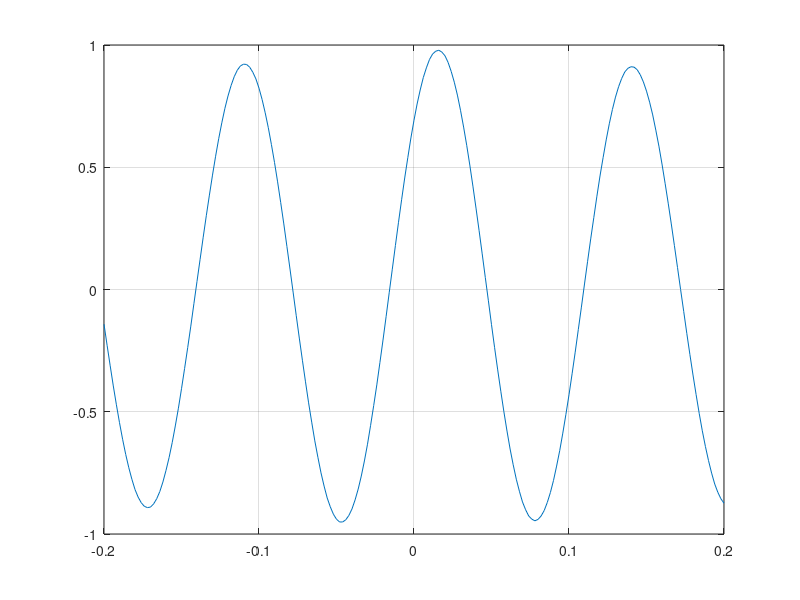
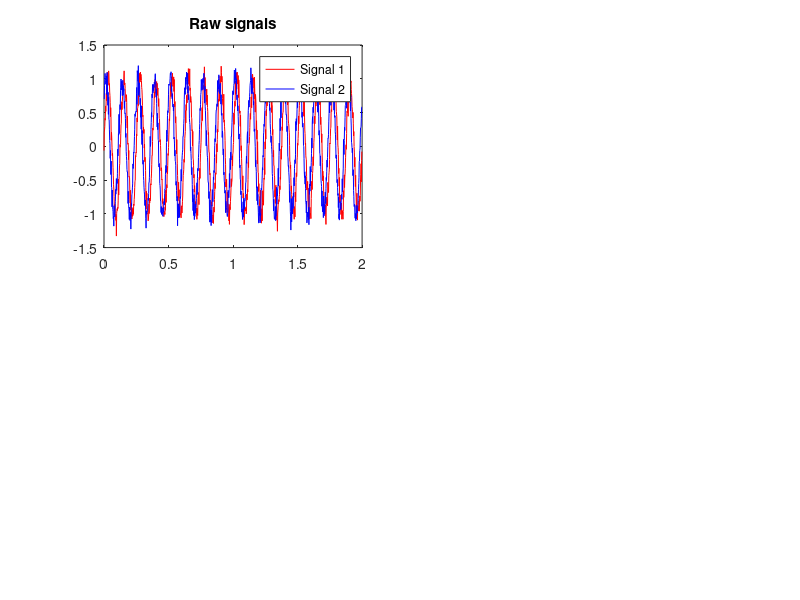

Here is the MATLAB script that generated these plots, in order: (Note: this script raises an error after producing the figures.)
fs = 500;
dt = 1 ./ fs;
time_lim = [0, 2];
time = time_lim(1):dt:time_lim(2)-dt;

freq1 = 8;
data1 = sin(2*pi*freq1*time)+0.1*randn(size(time));

[auto, lag] = xcorr(data1, 100, 'coeff');
lag = lag .* (1/fs);
plot(lag, auto); grid on;

freq2 = 8;
data2 = sin(2*pi*freq2*time+pi/4) + 0.1*randn(size(time));

[cross, lag] = xcorr(data1, data2, 100, 'coeff');
lag = lag .* (1./fs);
plot(lag, cross); grid on;

figure;
subplot(221);
plot(time, data1, 'r', time, data2, 'b');
legend({'Signal 1', 'Signal 2'});
title('Raw signals');

[power_freq1, norm_freq] = pwelch(data1, hanning(250), 125, length(data1), fs);
[power_freq2, norm_freq] = pwelch(data2, hanning(250), 125, length(data1), fs);
subplot(222);
plot(norm_freq, abs(power_freq1),'r', norm_freq, abs(power_freq2), 'b');
xlim([0, 100]);
xlabel('Frequency (Hz)');
ylabel('Power');
title('Cross-spectrum');

[power_both, norm_freq] = cpsd(data1, data2, hanning(250), 125, length(data1), fs);
subplot(223);
plot(norm_freq, abs(power_both));
xlim([0,100]);
xlabel('Frequency (Hz)');
ylabel('Power');
title('Cross-spectrum');

[cross_freq, lag] = xcorr(data1, data2, 100, 'coeff');
lag = lag .*(1/fs);
subplot(224);
plot(lag, cross_freq); grid on;
xlabel('Time lag (s)');
ylabel('Correlation ({\itr})');
title('Xcorr')


%% Properties of the coherence measure
freq = 0.5;
freq2 = 8;
modulation = 4;
window = 250;

subplot(421);
signal2 = data2;
plot(time, signal2, time, data1);
title('Signal 1 = constant phase');

subplot(422);
signal3 = sin(2*pi*freq2*time + modulation .* sin(2*pi*freq*time - pi/2)) + 0.1*randn(size(time));
plot(time, signal3, time, data1);
title('Signal 2 - varying phase');

subplot(423);
[power2, norm_freq] = pwelch(signal2, hanning(window), window/2, length(data2),fs);
plot(norm_freq, abs(power2));
title('PSD signal2');

subplot(424);
[power3, norm_freq] = pwelch(signal3, hanning(window), window/2, length(data2),fs);
plot(norm_freq, abs(power3));
title('PSD signal3');

subplot(425);
[coherence1, norm_freq] = mscohere(data1, signal2, hanning(window), window/2, length(data1), fs);
plot(norm_freq, coherence1);
title('Coherence signal2');
xlabel('Frequency (Hz)');

subplot(426);
[coherence2, norm_freq] = mscohere(data1, signal3, hanning(window), window/2, length(data1), fs);
plot(norm_freq, coherence2);
title('Coherence signal3');
xlabel('Frequency (Hz)');

[auto1, lag] = xcorr(data1, signal2, 100, 'coeff');
lag = lag .* (1/fs);
subplot(427);
plot(lag, auto1); grid on;
xlabel('Time lag (s)');
ylabel('Correlation ({\itr})')
title('Xcorr signal2');

[auto2, lag] = xcorr(data1, signal3, 100, 'coeff');
lag = lag .* (1/fs);
subplot(428);
plot(lag, auto2); grid on;
xlabel('Time lag (s)');
ylabel('Correlation ({\itr})')
title('Xcorr signal2');


%% another example.

window = 50;
fs = 500;
dt = 1./fs;
time_lim = [0, 2];
time = time_lim(1):dt:time_lim(2)-dt;
freq1 = 40;
freq2 = 40;

mod1 = square(2*pi*4*time, 20);
mod1(mod1 < 0) = 0;

mod2 = square(2*pi*4*time+pi, 20);
mod2(mod2 < 0) = 0;

data1 = sin(2*pi*freq1*time);
data1 = data1 .* mod1 + 0.01*randn(size(time));

data2 = sin(2*pi*freq2*time);
data2 = data2 .* mod2 + 0.01*randn(size(time));

subplot(221);
plot(time, data1, 'r', time, data2, 'b');
legend({'Signal 1', 'Signal 2'});
title('Raw signals');

[power1, norm_freq] = pwelch(data1, hanning(window), window/2, length(data1), fs);
[power2, norm_freq] = pwelch(data2, hanning(window), window/2, length(data2), fs);
subplot(222);
plot(norm_freq, abs(power1), 'r', norm_freq, abs(power2), 'b');
title('PSD');

subplot(223);
[coherence, norm_freq] = mscohere(data1, data2, hanning(window), window/2, length(data1), fs);
plot(norm_freq);
title('Coherence');
xlabel('Frequency (Hz)');

[cross, lag] = xcorr(data1, data2, 100, 'coeff');
lag = lag .* (1/fs);
subplot(224);
plot(lag, cross); grid on;
xlabel('Time lag (s)');
ylabel('Correlation ({\itr})');
title('Xcorr');


%% real data application
cd('C:\Users\Emily\Desktop\R016-2012-10-03_promoted');
LoadExpKeys;

cfg = [];
cfg.fc = cat(2, ExpKeys.goodGamma(1:2), ExpKeys.goodTheta(1));
cfg.label = {'vStr1', 'vStr2', 'HC'};
csc = LoadCSC(cfg);

csc = restrict(csc, ExpKeys.TimeOnTrack(1), ExpKeys.TimeOffTrack(2));

%% cont'd
fs = csc.cfg.hdr{1}.SamplingFrequency;
window = 2048;

num_samples = length(csc.label);

for sample = 1:num_samples
    [power{sample}, norm_freq{sample}] = pwelch(getd(csc, csc.label{sample}), hanning(window), window/2, 2*window, fs);
    for sample2 = sample+1:num_samples
        [cohere{sample, sample2}, norm_freqc{sample}] = mscohere(getd(csc, csc.label{sample}), getd(csc, csc.label{sample2}), hanning(window), window/2, 2*window, fs);
    end
end

subplot(121);
colors = 'kgm';
for sample = 1:num_samples
    h(sample) = plot(norm_freq{sample}, 10*log10(power{sample}), colors(sample), 'LineWidth', 2);
    hold on;
end
set(gca, 'XLim', [0, 150], 'XTick', 0:25:150, 'FontSize', 12); grid on;
legend(h, csc.label, 'Location', 'Northeast');
legend boxoff;
xlabel('Frequenct (Hz)');
ylabel('Power (dB)');

subplot(122); clear h;
h(1) = plot(norm_freqc{1}, cohere{1,2}, 'LineWidth', 2); 
hold on;
h(2) = plot(norm_freqc{1}, cohere{1,3}, 'LineWidth', 2);
set(gca,'XLim', [0,150], 'XTick', 0:25:150, 'FontSize', 12);
grid on;
legend(h, {'cStr1-vStr2', 'vStr1-HC'}, 'Location', 'Northeast');
legend boxoff;
xlabel('Frequency (Hz)');
ylabel('Coherence');

%% Directly from Module 11
cd('C:\Users\Emily\Desktop\R016-2012-10-03_promoted'); 
LoadExpKeys;
 
cfg.fc = cat(2,ExpKeys.goodGamma(1:2),ExpKeys.goodTheta(1));
data = ft_read_neuralynx_interp(cfg.fc);
data.label = {'vStr1','vStr2','HC'};
%% trialify (directly from Module 11)
data.hdr.Fs = data.fsample;
 
cfg = [];
cfg.trialfun = 'ft_trialfun_lineartracktone2';
cfg.trialdef.hdr = data.hdr;
cfg.trialdef.pre = 2.5; cfg.trialdef.post = 5; % define time window of interest
 
cfg.trialdef.eventtype = 'nosepoke'; % could be 'nosepoke', 'reward', 'cue'; this and what follows are all task-specific
cfg.trialdef.location = 'both'; % could be 'left', 'right', 'both'
cfg.trialdef.block = 'both'; % could be 'value', 'risk', 'both'
cfg.trialdef.cue = {'c1','c3','c5'}; % cell array with choice of elements {'c1','c3','c5','lo','hi'} (1, 3, 5 pellets; low and high risk)
 
[trl, event] = ft_trialfun_lineartracktone2(cfg);
cfg.trl = trl;
 
data_trl = ft_redefinetrial(cfg,data);

cfg              = [];
cfg.output       = 'powandcsd';
cfg.method       = 'mtmconvol';
cfg.taper        = 'hanning';
cfg.foi          = 1:1:100; % frequencies to use
cfg.t_ftimwin    = 20./cfg.foi;  % frequency-dependent, 20 cycles per time window
cfg.keeptrials   = 'yes';
cfg.channel      = {'vStr1', 'vStr2', 'HC1'};
cfg.channelcmb   = {'vStr2', 'HC1'; 'vStr2', 'vStr1'}; % channel pairs to compute csd for

cfg.toi          = -2:0.05:0; % pre-nosepoke baseline (time 0 is time of nosepoke)

TFR_pre = ft_freqanalysis(cfg, data_trl);



cfg            = [];
cfg.method     = 'coh'; % compute coherence; other measures of connectivity are also available
fd             = ft_connectivityanalysis(cfg,TFR_pre);


figure;
cols = 'rgb';
for iCmb = 1:size(fd.labelcmb,1)
    lbl{iCmb} = cat(2,fd.labelcmb{iCmb,1},'-',fd.labelcmb{iCmb,2});
 
    temp = nanmean(sq(fd.cohspctrm(iCmb,:,:)),2);
    h(iCmb) = plot(fd.freq,temp,cols(iCmb));
    hold on;
end
legend(h,lbl);


%% time-frequency coherence analysis (directly from Mondule 11)
iC = 1; % which signal pair to plot
lbl = [fd.labelcmb{1,:}]; % get the label of this pair
imagesc(fd.time,fd.freq,sq(fd.cohspctrm(iC,:,:))); axis xy; colorbar
xlabel('time (s)'); ylabel('Frequency (Hz)'); title(lbl);

%%
cfg            = [];
cfg.method     = 'ppc';
fd             = ft_connectivityanalysis(cfg,TFR_pre);
imagesc(fd.time,fd.freq,sq(fd.ppcspctrm(iC,:,:))); axis xy; colorbar
xlabel('time (s)'); ylabel('Frequency (Hz)'); title(lbl);


%% Granger causality
cfg = [];
cfg.ntrials = 1000;
cfg.triallength = 5; % in seconds
cfg.fsample = 1000;
cfg.nsignal = 2; % two signals, X and Y, which start out as identical white noise
 
cfg.method = 'linear_mix';
cfg.mix = [0; 0]; % multiply white noise for X and Y by this
cfg.delay = [0; 0]; % Y is n samples delayed relative to X (both 0)
cfg.bpfilter = 'no';
cfg.absnoise = 1; % add independent noise to both signals, so now X and Y should be independent
 
data = ft_connectivitysimulation(cfg);
data.label = {'X','Y'};

cfg_ar = [];
cfg_ar.order = 3;
cfg_ar.toolbox = 'bsmart';
mdata = ft_mvaranalysis(cfg_ar, data);

figure; subplot(221);
 
labels = {'X->X','X->Y';'Y->X','Y->Y'}; 
cols = 'rgbc';
nP = 0;
for iI = 1:cfg.nsignal   
    for iJ = 1:cfg.nsignal
        nP = nP + 1;
        h(nP) = plot(1:cfg_ar.order,sq(mdata.coeffs(iI,iJ,:)),cols(nP));
        hold on;
        plot(1:cfg_ar.order,sq(mdata.coeffs(iI,iJ,:)),'.','MarkerSize',20,'Color',cols(nP));
    end
end
set(gca,'FontSize',18,'LineWidth',1); box off;
set(h,'LineWidth',2);
%xlabel('lag (samples)'); ylabel('coefficient');
title('cfg.delay = [0; 0];');
legend(h,labels(:));

%%
cfg.mix = [0.8; 0.8]; % X and Y are identical white noise with amplitude 0.8
cfg.absnoise = 0.2; % add amplitude 0.2 *independent* noise
cfg.delay = [0; 2]; % advance Y 2 samples relative to X
 
data = ft_connectivitysimulation(cfg);
data.label = {'X','Y'};

%% spectrally resolved Granger causality
nTrials = 1000;
 
cfg = [];
cfg.ntrials = nTrials;
cfg.triallength = 5;
cfg.fsample = 1000;
cfg.nsignal = 2;
 
cfg.method = 'linear_mix';
cfg.mix = [0.5; 0.5];
cfg.delay = [0; 4];
cfg.bpfilter = 'yes';
cfg.bpfreq = [50 100]; % white noise gets filtered in this frequency band
cfg.absnoise = 0.5; % add independent noise to both signals
 
data = ft_connectivitysimulation(cfg);
data.label = {'X','Y'};

%%
cfg = [];
cfg.ntrials = nTrials;
cfg.triallength = 5;
cfg.fsample = 1000;
cfg.nsignal = 2;
 
cfg.method = 'linear_mix';
cfg.mix = [1; 0.5]; % X bigger than Y
cfg.delay = [0; 0];
cfg.bpfilter = 'yes';
cfg.bpfreq = [50 100]; % white noise gets filtered in this frequency band
cfg.absnoise = 0.5; % add independent noise to both signals
 
data = ft_connectivitysimulation(cfg);
data.label = {'X','Y'};



cfg_TFR = [];
cfg_TFR.channel = {'X','Y'};
cfg_TFR.channelcmb = {'X' 'Y'};
cfg_TFR.method = 'mtmfft';
cfg_TFR.output = 'fourier';
cfg_TFR.foi = 1:1:150;
cfg_TFR.taper = 'hanning';
 
TFR = ft_freqanalysis(cfg_TFR,data);

cfg_G = [];
cfg_G.method = 'granger';
cfg_G.channel = {'X','Y'};
cfg_G.channelcmb = {'X' 'Y'};
 
C = ft_connectivityanalysis(cfg_G,TFR);

figure;
for iP = 1:4
    subplot(2,2,iP);
    plot(C.freq,C.grangerspctrm(iP,:));
    set(gca,'FontSize',14,'YLim',[0 0.5]);
    title([C.labelcmb{iP,:}]);
end

%% Phase-slope index
nTrials = 1000;
 
cfg = [];
cfg.ntrials = nTrials;
cfg.triallength = 5;
cfg.fsample = 1000;
cfg.nsignal = 2;
 
cfg.method = 'linear_mix';
cfg.mix = [1; 0.3]; % X bigger than Y
cfg.delay = [0; 4];
cfg.bpfilter = 'yes';
cfg.bpfreq = [50 100]; % white noise gets filtered in low gamma band
cfg.absnoise = 0.5; % add independent noise to both signals
 
data = ft_connectivitysimulation(cfg);
data.label = {'X','Y'};

cfg_TFR = [];
cfg_TFR.channel = {'X','Y'};
cfg_TFR.channelcmb = {'X' 'Y'};
cfg_TFR.method = 'mtmfft';
cfg_TFR.output = 'fourier';
cfg_TFR.foi = 1:1:150;
cfg_TFR.taper = 'hanning';
 
TFR = ft_freqanalysis(cfg_TFR,data);

cfg_psi = [];
cfg_psi.method = 'psi';
cfg_psi.bandwidth = 8; % number of frequencies to compute slope over
cfg_psi.channel = {'X','Y'};
cfg_psi.channelcmb = {'X' 'Y'};
 
C = ft_connectivityanalysis(cfg_psi,TFR);

figure;
plot(C.freq,sq(C.psispctrm(2,1,:)));
xlabel('Frequency'); ylabel('Phase slope');

